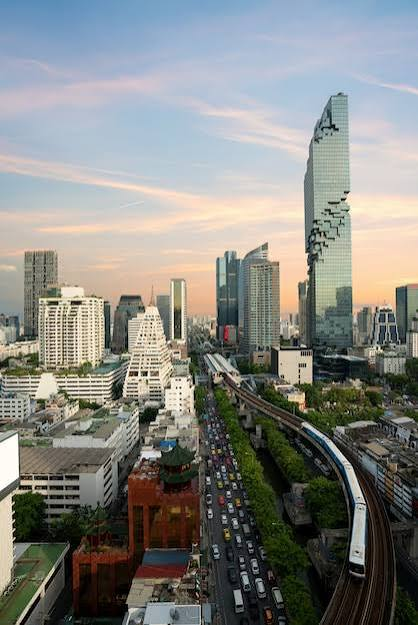
#> input picture images/original.jpg, 418 x 625 px
$ python make_optimizer_explained.py
#> lines starting #> are read from the running program, lines starting #| are printed output that depends on the picture; after the words box and inside, x2 and y2 are one past the last pixel; in counts of white or black regions, pixels touching at a corner belong together
### step6_optimizer.py
"""
Step 6 (bonus) - The optimizer: fine-tune the numbers so the photos line up even better.

Simple idea (from the paper, Section 3):
  Step 4 gives a GOOD first guess (turn, zoom, shift), but a little bit off
  (test4: zoom x1.96 instead of x2.00).
  The optimizer turns 6 "knobs" a tiny bit at a time and keeps the change if
  the photos match better. It stops when no change helps any more.

The 6 knobs (the paper's a1..a6):
      new_x = a1*x + a2*y + a3
      new_y = a4*x + a5*y + a6
  They can describe turn, zoom, shift AND slant (shear), so the optimizer can
  also fix small slanting errors that Step 4 cannot describe.

How "match better" is measured (the paper's SSD):
  For every pixel: (original brightness - fixed test brightness)^2, then add them all up.
  Smaller = better match. 0 = perfect.

The method that turns the knobs is Levenberg-Marquardt (same as the paper),
from scipy: least_squares(method="lm").

Like walking blindfolded downhill: feel which way is down, take a small step,
repeat. It only works if you START close to the bottom - that is why we need
Step 4 first (the paper's main point).

Output:
  results/step6_results.json     numbers before and after the optimizer
  results/step6_compare.png      overlay after Step 4 vs. after Step 6 (zoomed in)
"""

import json
import os

import cv2
import matplotlib.pyplot as plt
import numpy as np
from scipy.ndimage import map_coordinates
from scipy.optimize import least_squares

TRUTH_PATH = "results/test_cases.json"
FOUND_PATH = "results/step4_results.json"
OUT_DIR = "results"
BLUR_STEPS = [4.0, 2.0, 1.0, 0.5]   # first match VERY blurry photos (easier), then sharper ones
                                   # (version 2: idea from my friend; version 1 was [2.0, 1.0])
EDGE_MARGIN = 6           # ignore pixels this close to the edge of the test photo


def make_matrix(width, height, angle, scale, shift_x, shift_y):
    """Same recipe as Step 1 (original -> test)."""
    m = cv2.getRotationMatrix2D((width / 2, height / 2), angle, scale)
    m[0, 2] += shift_x
    m[1, 2] += shift_y
    return m


def undo(img, m, width, height):
    """Put the test photo back (same as Step 5)."""
    return cv2.warpAffine(img, m, (width, height),
                          flags=cv2.INTER_LINEAR | cv2.WARP_INVERSE_MAP,
                          borderMode=cv2.BORDER_CONSTANT, borderValue=0)


# [158 lines left out: functions visible_mask, ssd, sample, optimize, pixels_off, describe and 1 more, not called in this run]


# [2 lines that do not run on import are left out]

### explanations/make_optimizer_explained.py
"""
Picture that explains the optimizer (Step 6) simply:
  1-2: what "blurry photo" means (BOTH photos are blurred the same way)
  3:   the "hill" for test1: brightness difference when only the TURN knob changes.
       Sharp photos: a bumpy hill with a small dip right next to "no change" -> the optimizer
       gets stuck there. Blurry photos: one smooth valley -> easy to walk down.
Run from the main folder:  python explanations/make_optimizer_explained.py
Output: explanations/optimizer_explained.png
"""
import os
import sys

import cv2
import matplotlib
matplotlib.use("Agg")
import matplotlib.pyplot as plt
import numpy as np

HERE = os.path.dirname(os.path.abspath(__file__))
ROOT = os.path.abspath(os.path.join(HERE, ".."))
os.chdir(ROOT)
sys.path.insert(0, ROOT)
import step6_optimizer as s6


def hill(o, t, sigma, angles):
    """Average (brightness difference)^2 for each turn, zoom and move kept right (test1)."""
    h, w = o.shape
    ob, tb = cv2.GaussianBlur(o, (0, 0), sigma), cv2.GaussianBlur(t, (0, 0), sigma)
    vals = []
    for a in angles:
        m = s6.make_matrix(w, h, a, 1.0, 0, 0)
        back = s6.undo(tb, m, w, h)
        seen = s6.undo((t > 0).astype(np.float32), m, w, h) > 0.99
        vals.append(float(np.mean((back[seen] - ob[seen]) ** 2)))
    return np.array(vals)


def main():
    o = cv2.imread("images/original.jpg", cv2.IMREAD_GRAYSCALE).astype(np.float32)
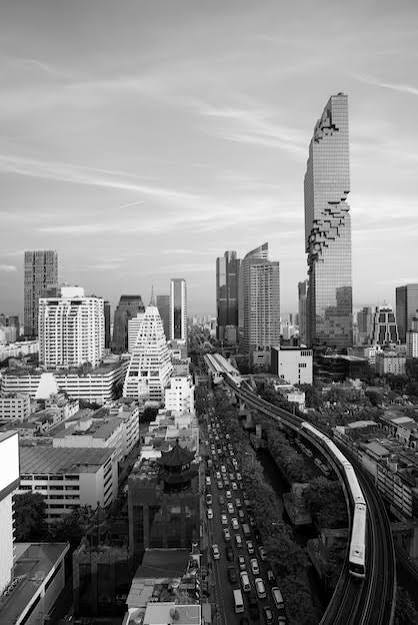
#> o: shape (625, 418) float32; min 0, max 255, mean 132.8
    t = cv2.imread("images/generated/test1.png", cv2.IMREAD_GRAYSCALE).astype(np.float32)
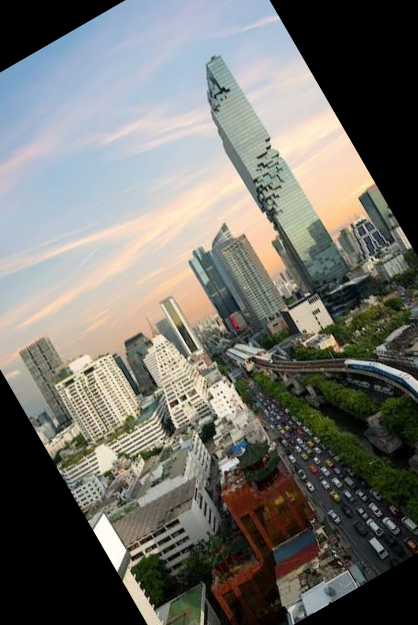
#> input picture images/generated/test1.png, 418 x 625 px
#> t: shape (625, 418) float32; min 0, max 254, mean 112.5
    angles = np.arange(-90, 121, 1.0)
    sharp, blurry = hill(o, t, 0.5, angles), hill(o, t, 4.0, angles)
#> the loop in hill, `for a in angles:` made 211 passes
#> pass 1, in hill, `seen = s6.undo((t > 0).astype(np.float32), m, w, h) > 0.99`:
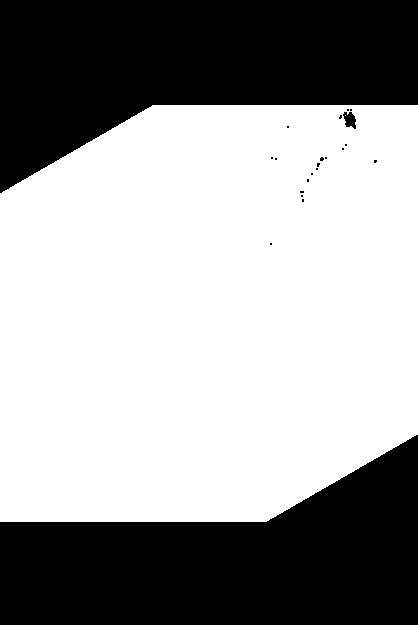
#> seen: shape (625, 418) bool; 61.5% white; 22 black regions (19 under 20 px), largest, box (x1, y1, x2, y2) and area: (0, 0, 418, 193) 50660, (0, 435, 418, 625) 49714, (343, 112, 356, 129) 148
#> after the loop in hill, `for a in angles:`: vals = 211 values, max 12555.5 at index 0, min 34.32 at index 120, mean 6090.4
#> call 2 of hill, with sigma = 4, angles = array of shape (211,)
#> in hill (call 2), `ob, tb = cv2.GaussianBlur(o, (0, 0), sigma), cv2.GaussianBlur(t, (0, 0..`:
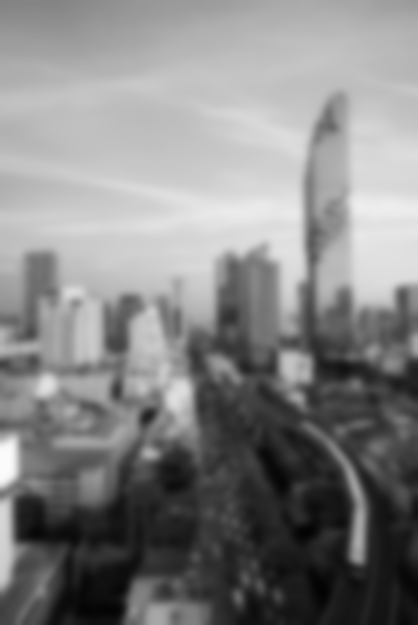
#> ob: shape (625, 418) float32; min 3.08, max 252, mean 132.8
#> in hill (call 2), `ob, tb = cv2.GaussianBlur(o, (0, 0), sigma), cv2.GaussianBlur(t, (0, 0..`:
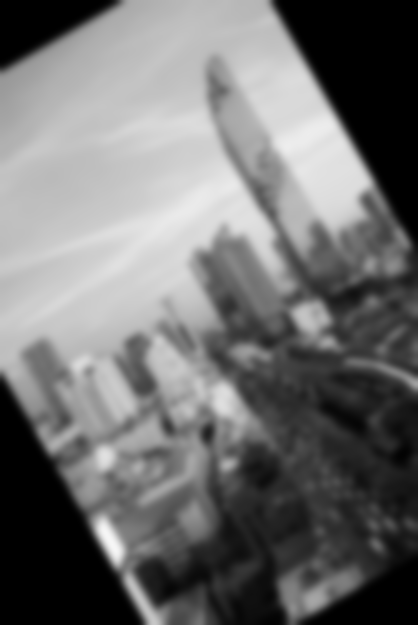
#> tb: shape (625, 418) float32; min 0, max 247, mean 112.5
#> the loop in hill (call 2), `for a in angles:` made 211 passes
#> m on passes 1 to 3: [[6.12e-17, -1, 521.5], [1, 6.12e-17, 103.5]], [[0.0175, -1, 517.8], [1, 0.0175, 98.08]], [[0.0349, -0.999, 514], [0.999, 0.0349, 92.72]]
#> pass 1, in hill (call 2), `back = s6.undo(tb, m, w, h)`:
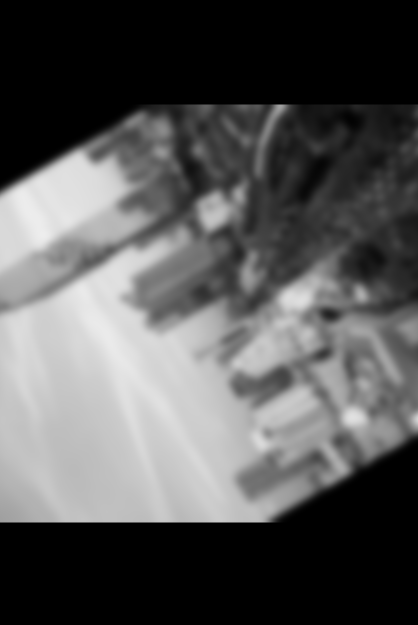
#> back: shape (625, 418) float32; min 0, max 237.6, mean 86.9
#> after the loop in hill (call 2), `for a in angles:`: vals = 211 values, max 11137.6 at index 0, min 53.36 at index 120, mean 4714.2
#> sharp = 211 values, max 12555.5 at index 0, min 34.32 at index 120, mean 6090.4; blurry has the same summary as vals in hill

    fig = plt.figure(figsize=(16, 8))
    g = fig.add_gridspec(2, 2, width_ratios=[1, 2.3], hspace=0.25, wspace=0.28)
    crop = (slice(330, 520), slice(60, 330))
    a0, a1, a2 = fig.add_subplot(g[0, 0]), fig.add_subplot(g[1, 0]), fig.add_subplot(g[:, 1])
    a0.imshow(cv2.GaussianBlur(o, (0, 0), 0.5)[crop], cmap="gray")
    a0.set_title("1. SHARP photo\n(thin edges, small windows)", fontsize=11)
    a1.imshow(cv2.GaussianBlur(o, (0, 0), 4.0)[crop], cmap="gray")
    a1.set_title("2. Same photo, BLURRED (blur 4)\nBOTH photos get blurred the same way", fontsize=11)
    for a in (a0, a1):
        a.axis("off")

    a2.plot(angles, sharp, color="#8a8a8a", lw=2, label="sharp photos (blur 0.5)")
    a2.plot(angles, blurry, color="#2a78d6", lw=2.5, label="blurry photos (blur 4)")
    i0 = int(np.where(angles == -1)[0][0])
#> i0 = 89
    a2.annotate("small dip next to the start:\nwith SHARP photos the\noptimizer gets STUCK here",
                xy=(-1, sharp[i0]), xytext=(-95, 1500), fontsize=10.5,
                arrowprops=dict(arrowstyle="-|>", color="#555"))
    a2.axvline(0, color="#e34948", ls="--", lw=1.5)
    a2.text(-3, 1150, "start of optimizer ALONE\n(\"no change\" = 0°)", color="#e34948", fontsize=10.5, va="top", ha="right")
    a2.axvline(30, color="#1baf7a", ls="--", lw=1.5)
    a2.text(50, 700, "right answer: 30°\n(Step 4 starts HERE,\nalready at the bottom)", color="#1baf7a", fontsize=10.5)
    a2.set_xlabel("turn knob (degrees)   — zoom and move kept right", fontsize=11)
    a2.set_ylabel("brightness difference\n(lower = better match)", fontsize=11)
    a2.set_title("3. The \"hill\" for test1 (true turn 30°): the optimizer walks DOWNHILL", fontsize=11)
    a2.legend(frameon=False, loc="lower left", fontsize=10.5)
    a2.spines[["top", "right"]].set_visible(False)
    a2.set_ylim(0, 4800)

    fig.suptitle("The optimizer only compares brightness numbers.  Blurry photos make the hill smooth, "
                 "so it doesn't get stuck in small dips.", fontsize=13, fontweight="bold")
    out = os.path.join(HERE, "optimizer_explained.png")
    plt.savefig(out, dpi=95, bbox_inches="tight")
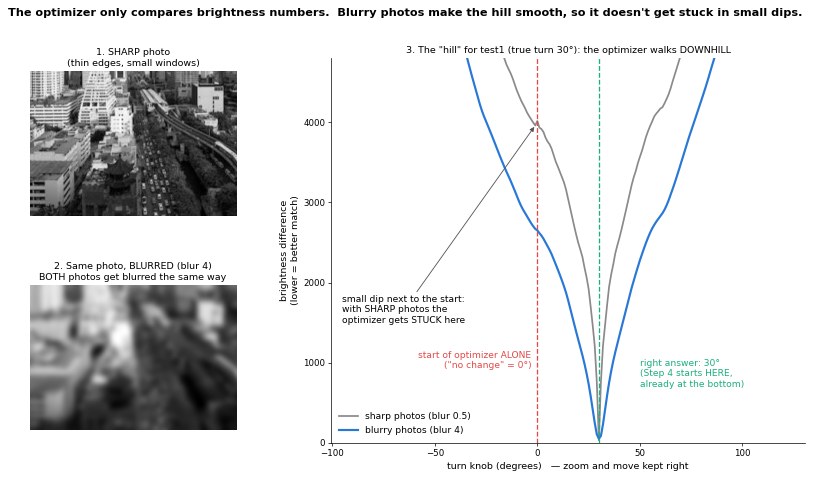
#> figure drawn by matplotlib, 3 panels; panel 3: curve peaks at x = -90, y = 12555.5; panel 3: curve peaks at x = -90, y = 11137.6
    print("Saved", out)


if __name__ == "__main__":
    main()
